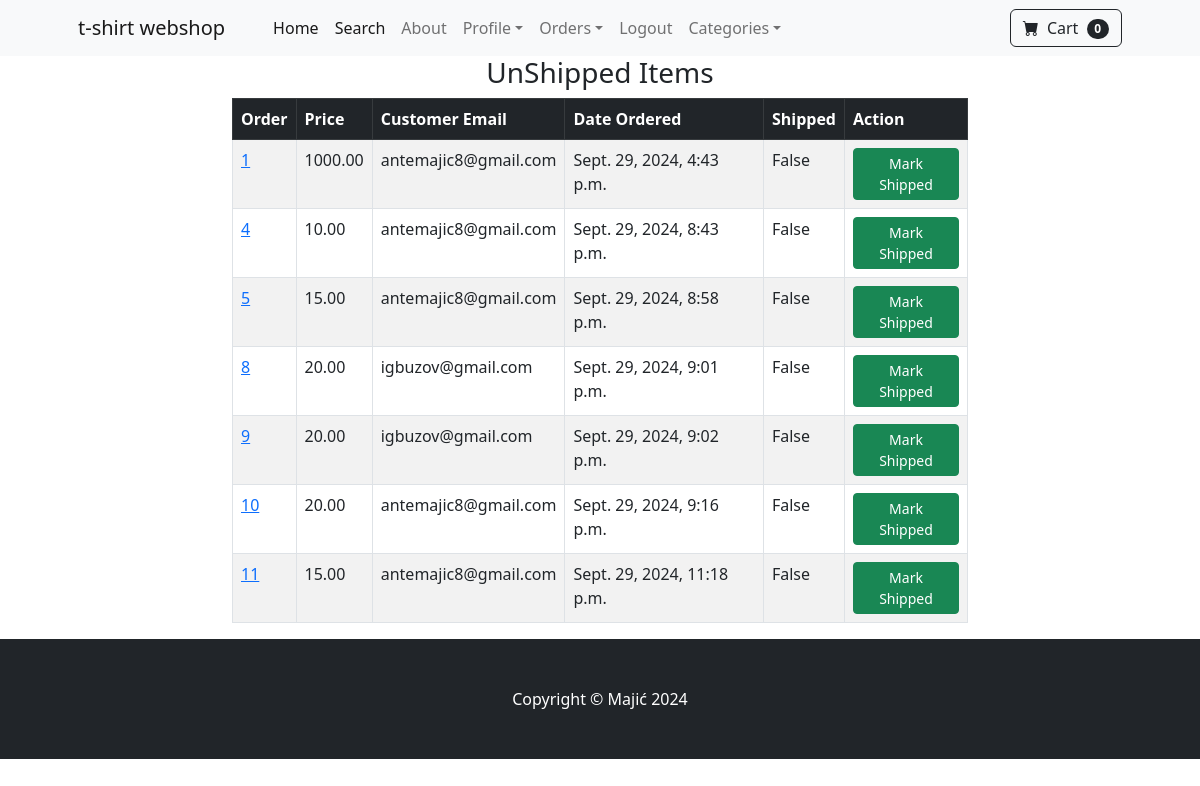
Page /payment/not_shipped_dash/ (signed in) on the committed database.
### payment/models.py (models this page shows, shortened)
class Order(models.Model):
    user = models.ForeignKey(User,on_delete=models.CASCADE,null=True,blank=True)
    full_name = models.CharField(max_length=250)
    email = models.EmailField(max_length=250)
    shipping_address = models.TextField(max_length=15000)
    amount_paid = models.DecimalField(max_digits=10,decimal_places=2)
    date_ordered = models.DateTimeField(auto_now_add=True)
    shipped = models.BooleanField(default=False)
    date_shipped = models.DateTimeField(blank=True,null=True)

### payment/views.py (the view, shortened to what this page needs)
# urls.py: path('not_shipped_dash/',views.not_shipped_dash,name='not_shipped_dash'),
def not_shipped_dash(request):
    if request.user.is_authenticated and request.user.is_superuser:
        orders = Order.objects.filter(shipped=False)
        return render(request,"payment/not_shipped_dash.html",{'orders':orders})
    else:
        messages.success(request,'Access Denied')
        return redirect('home')

### cart/cart.py (called while the page is built)
    def __len__(self):
        return len(self.cart)

### cart/context_processors.py (called while the page is built)
def cart(request):
    return {'cart':Cart(request)}

### payment/templates/payment/not_shipped_dash.html (shortened to what this page needs)
{% extends 'base.html' %}
{% block content %}
<div class="container">
    <div class="row justify-content-center">
        <div class="col-8">
            <h3 class="text-center">UnShipped Items</h3>
            <table class="table table-striped table-hover table-bordered">
                <thead class="table-dark">
                    <tr>
                        <th scope="col">Order</th>
                        <th scope="col">Price</th>
                        <th scope="col">Customer Email</th>
                        <th scope="col">Date Ordered</th>
                        <th scope="col">Shipped</th>
                        <th scope="col">Action</th>
                    </tr>
                </thead>
                <tbody>
                    {% for item in orders %}
                    <tr>
                        <td><a href="{% url 'orders' item.id %}">{{ item.id }}</a></td>
                        <td>{{ item.amount_paid }}</td>
                        <td>{{ item.email }}</td>
                        <td>{{ item.date_ordered }}</td>
                        <td>{{ item.shipped }}</td>
                        <td>
                            <form method="POST">
                                <button type="submit" class="btn btn-success btn-sm">Mark Shipped</button>
                            </form>
                        </td>
                    </tr>
                    {% endfor %}
                </tbody>
            </table>
        </div>
    </div>
</div>
{% endblock %}

### rows in the picture
Order: id "1", amount_paid "1000.00", email "antemajic8@gmail.com", date_ordered "Sept. 29, 2024, 4:43 p.m.", shipped "False"
Order: id "4", amount_paid "10.00", email "antemajic8@gmail.com", date_ordered "Sept. 29, 2024, 8:43 p.m.", shipped "False"
Order: id "5", amount_paid "15.00", email "antemajic8@gmail.com", date_ordered "Sept. 29, 2024, 8:58 p.m.", shipped "False"
Order: id "8", amount_paid "20.00", email "igbuzov@gmail.com", date_ordered "Sept. 29, 2024, 9:01 p.m.", shipped "False"
Order: id "9", amount_paid "20.00", email "igbuzov@gmail.com", date_ordered "Sept. 29, 2024, 9:02 p.m.", shipped "False"
Order: id "10", amount_paid "20.00", email "antemajic8@gmail.com", date_ordered "Sept. 29, 2024, 9:16 p.m.", shipped "False"
Order: id "11", amount_paid "15.00", email "antemajic8@gmail.com", date_ordered "Sept. 29, 2024, 11:18 p.m.", shipped "False"

### other values in the picture
{{ cart|length }} "0"
